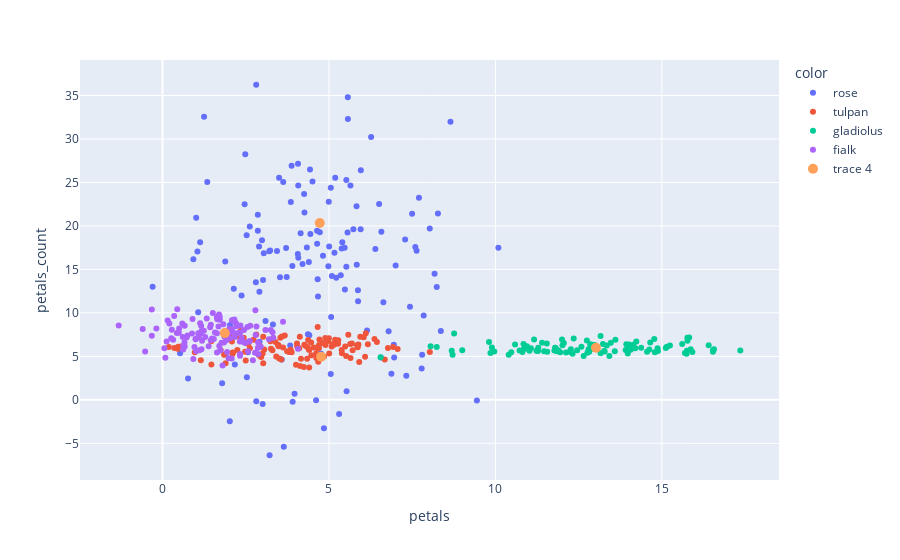

Notebook code for this chart:
### Code cell
k_mean.plot('petals', 'petals_count', y)
